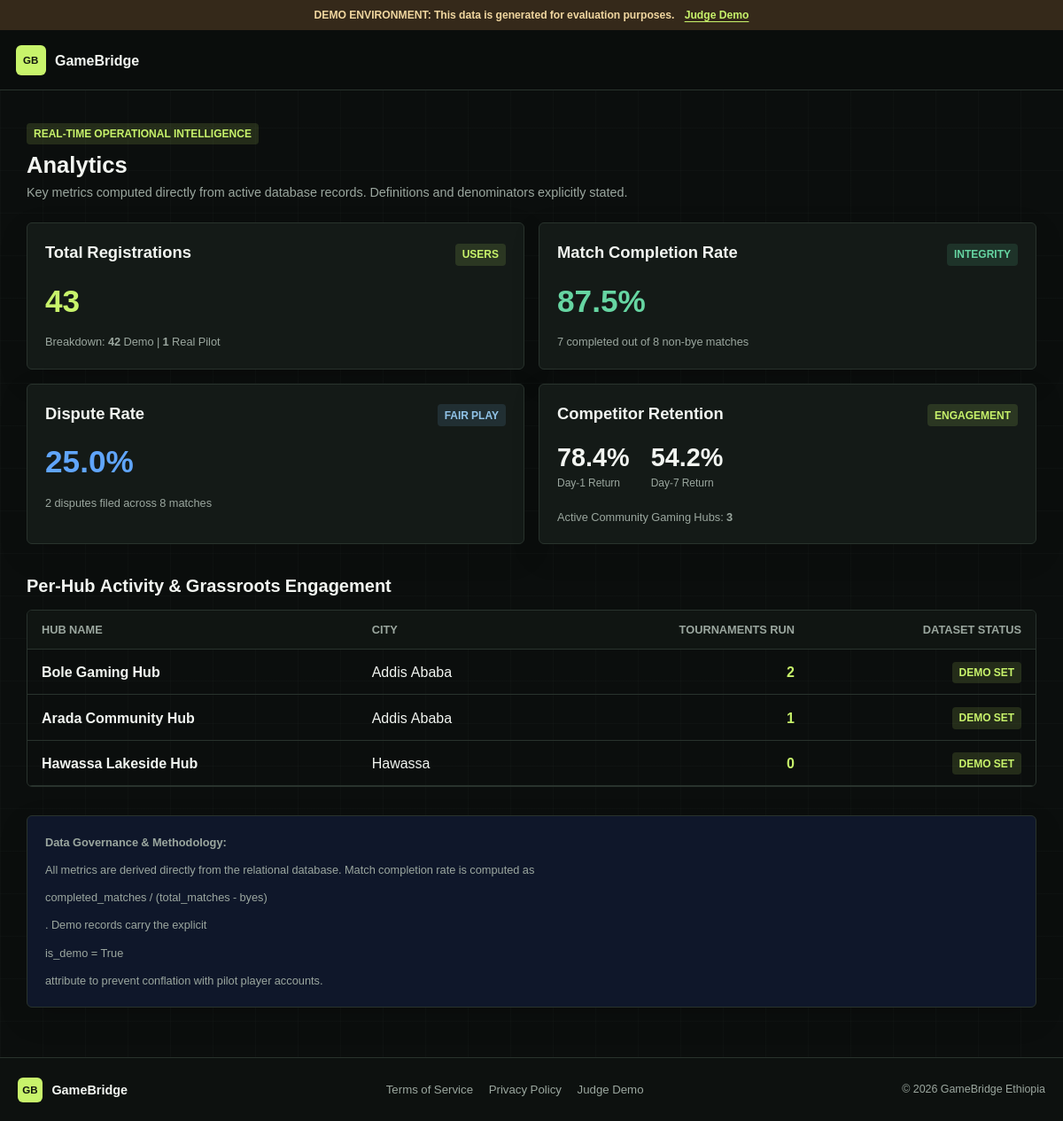
The app's page /analytics with its own data.
### app/models/hub.py (models this page shows)
class Hub(Base):
    __tablename__ = "hubs"
    id = Column(String(36), primary_key=True, default=lambda: str(uuid.uuid4()))
    name = Column(String(128), unique=True, nullable=False)
    slug = Column(String(128), unique=True, nullable=False, index=True)
    city = Column(String(64), nullable=False, index=True)
    description = Column(Text, nullable=True)
    is_active = Column(Boolean, default=True)
    is_demo = Column(Boolean, default=False, index=True)
    created_at = Column(DateTime, default=datetime.utcnow, nullable=False)
    memberships = relationship("HubMembership", back_populates="hub", cascade="all, delete-orphan")
    tournaments = relationship("Tournament", back_populates="hub")

### app/main.py (the view)
@app.get("/analytics", response_class=HTMLResponse)
async def page_analytics(
    request: Request,
    user: Optional[User] = Depends(get_current_user_optional),
    db: AsyncSession = Depends(get_db)
):
    locale = get_locale_for_request(request, user)
    metrics = await AnalyticsService.get_dashboard_metrics(db)
    return render_template(request, "analytics.html", {
        "current_user": user,
        "metrics": metrics,
        "locale": locale,
        "t": t,
        "is_demo": settings.DEMO_MODE
    })

### app/templates/analytics.html
{% extends "base.html" %}
{% block content %}
<div style="margin-bottom: 1.5rem;">
  <span class="badge badge-gold" style="margin-bottom: 0.25rem;">Real-Time Operational Intelligence</span>
  <h1 style="font-size: 1.6rem;">{{ t('nav_analytics', locale) }}</h1>
  <p style="color: var(--text-muted); font-size: 0.9rem;">
    Key metrics computed directly from active database records. Definitions and denominators explicitly stated.
  </p>
</div>
<div class="grid">
  <div class="card">
    <div class="card-header">
      <h3 class="card-title">Total Registrations</h3>
      <span class="badge badge-gold">Users</span>
    </div>
    <div style="font-size: 2.2rem; font-weight: 800; color: var(--accent-gold);">
      {{ metrics.total_registrations }}
    </div>
    <div style="font-size: 0.8rem; color: var(--text-muted);">
      Breakdown: <strong>{{ metrics.demo_registrations }}</strong> Demo | <strong>{{ metrics.pilot_registrations }}</strong> Real Pilot
    </div>
  </div>
  <div class="card">
    <div class="card-header">
      <h3 class="card-title">Match Completion Rate</h3>
      <span class="badge badge-green">Integrity</span>
    </div>
    <div style="font-size: 2.2rem; font-weight: 800; color: var(--accent-green);">
      {{ metrics.match_completion_rate }}%
    </div>
    <div style="font-size: 0.8rem; color: var(--text-muted);">
      {{ metrics.completed_matches }} completed out of {{ metrics.total_contested_matches }} non-bye matches
    </div>
  </div>
  <div class="card">
    <div class="card-header">
      <h3 class="card-title">Dispute Rate</h3>
      <span class="badge badge-blue">Fair Play</span>
    </div>
    <div style="font-size: 2.2rem; font-weight: 800; color: #60a5fa;">
      {{ metrics.dispute_rate }}%
    </div>
    <div style="font-size: 0.8rem; color: var(--text-muted);">
      {{ metrics.total_disputes }} disputes filed across {{ metrics.total_contested_matches }} matches
    </div>
  </div>
  <div class="card">
    <div class="card-header">
      <h3 class="card-title">Competitor Retention</h3>
      <span class="badge badge-gold">Engagement</span>
    </div>
    <div style="display: flex; gap: 1.5rem; align-items: baseline;">
      <div>
        <span style="font-size: 1.8rem; font-weight: bold; color: var(--text-main);">{{ metrics.day_1_return_rate }}%</span>
        <div style="font-size: 0.75rem; color: var(--text-muted);">Day-1 Return</div>
      </div>
      <div>
        <span style="font-size: 1.8rem; font-weight: bold; color: var(--text-main);">{{ metrics.day_7_return_rate }}%</span>
        <div style="font-size: 0.75rem; color: var(--text-muted);">Day-7 Return</div>
      </div>
    </div>
    <div style="font-size: 0.8rem; color: var(--text-muted); margin-top: 0.5rem;">
      Active Community Gaming Hubs: <strong>{{ metrics.active_hubs }}</strong>
    </div>
  </div>
</div>
<div style="margin-top: 2rem;">
  <h2 style="font-size: 1.25rem; margin-bottom: 0.75rem;">Per-Hub Activity & Grassroots Engagement</h2>
  <div class="table-responsive">
    <table class="table">
      <thead>
        <tr>
          <th>Hub Name</th>
          <th>City</th>
          <th style="text-align: right;">Tournaments Run</th>
          <th style="text-align: right;">Dataset Status</th>
        </tr>
      </thead>
      <tbody>
        {% for h in metrics.hub_activity %}
          <tr>
            <td><strong>{{ h.hub_name }}</strong></td>
            <td>{{ h.city }}</td>
            <td style="text-align: right; color: var(--accent-gold); font-weight: bold;">{{ h.tournaments }}</td>
            <td style="text-align: right;">
              <span class="badge {% if h.is_demo %}badge-gold{% else %}badge-green{% endif %}">
                {% if h.is_demo %}Demo Set{% else %}Live Pilot{% endif %}
              </span>
            </td>
          </tr>
        {% endfor %}
      </tbody>
    </table>
  </div>
</div>
<div class="card" style="margin-top: 2rem; background: #0f172a; font-size: 0.8rem; color: var(--text-muted); line-height: 1.5;">
  <strong>Data Governance & Methodology:</strong>
  All metrics are derived directly from the relational database. Match completion rate is computed as <code>completed_matches / (total_matches - byes)</code>. Demo records carry the explicit <code>is_demo = True</code> attribute to prevent conflation with pilot player accounts.
</div>
{% endblock %}

### app/static/css/style.css (style rules this page uses)
:root { --bg-dark: #0b0e0d; --bg-card: #141a17; --bg-card-hover: #1c2520; --text-main: #f2f5f1; --text-muted: #9ba79f; --accent-gold: #c8f36b; --accent-gold-hover: #b5e552; --accent-green: #66d5a2; --accent-green-hover: #49c68d; --accent-red: #f17d6a; --border-color: #29332d; --border-light: #435047; --radius: 7px; }
* { box-sizing: border-box; margin: 0; padding: 0; font-family: "Bahnschrift", "Segoe UI Variable", "Noto Sans Ethiopic", Nyala, sans-serif; }
body { background-color: var(--bg-dark); background-image: linear-gradient(rgba(167, 196, 174, 0.025) 1px, transparent 1px), linear-gradient(90deg, rgba(167, 196, 174, 0.025) 1px, transparent 1px); background-size: 48px 48px; color: var(--text-main); min-height: 100vh; display: flex; flex-direction: column; line-height: 1.5; }
.grid { display: grid; grid-template-columns: 1fr; gap: 1rem; margin-top: 1rem; }
@media (min-width: 640px) { .grid { grid-template-columns: repeat(2, 1fr); } }
.card { background-color: var(--bg-card); border: 1px solid var(--border-color); border-radius: var(--radius); padding: 1.25rem; display: flex; flex-direction: column; gap: 0.75rem; }
.card-header { display: flex; justify-content: space-between; align-items: baseline; }
.card-title { font-size: 1.15rem; font-weight: 600; }
.badge { display: inline-block; padding: 0.2rem 0.5rem; border-radius: 4px; font-size: 0.75rem; font-weight: 700; text-transform: uppercase; }
.badge-gold { background: rgba(234, 179, 8, 0.2); color: var(--accent-gold); }
.badge-green { background: rgba(16, 185, 129, 0.2); color: var(--accent-green); }
.badge-blue { background: rgba(59, 130, 246, 0.2); color: #60a5fa; }
.table-responsive { overflow-x: auto; border-radius: var(--radius); border: 1px solid var(--border-color); }
.table { width: 100%; border-collapse: collapse; text-align: left; }
.table th, .table td { padding: 0.75rem 1rem; border-bottom: 1px solid var(--border-color); }
.table th { background-color: #111827; color: var(--text-muted); font-size: 0.8rem; text-transform: uppercase; }
:root { color-scheme: dark; }
html { scroll-behavior: smooth; }
body { overflow-x: hidden; }
.card { background: var(--bg-card); border-color: var(--border-color); border-radius: 6px; box-shadow: 0 12px 34px rgba(0, 0, 0, .12); }
.card-title { line-height: 1.3; }
.badge { border-radius: 4px; }
.badge-gold { background: rgba(200, 243, 107, .13); color: var(--accent-gold); }
.badge-green { background: rgba(102, 213, 162, .13); color: var(--accent-green); }
.badge-blue { background: rgba(112, 174, 220, .14); color: #91c4e9; }
.table-responsive { border-radius: 6px; border-color: var(--border-color); }
.table th { background: #101512; }

### records on screen
Hub: hub_name "Bole Gaming Hub", city "Addis Ababa", tournaments "2", is_demo "DEMO SET"
Hub: hub_name "Arada Community Hub", city "Addis Ababa", tournaments "1", is_demo "DEMO SET"
Hub: hub_name "Hawassa Lakeside Hub", city "Hawassa", tournaments "0", is_demo "DEMO SET"

### other values on screen
{{ t('demo_notice', locale) }} "DEMO ENVIRONMENT: This data is generated for evaluation purposes."
{{ t('nav_judge', locale) }} "Judge Demo"
{{ t('nav_analytics', locale) }} "Analytics"
{{ metrics.total_registrations }} "43"
{{ metrics.demo_registrations }} "42"
{{ metrics.pilot_registrations }} "1"
{{ metrics.match_completion_rate }} "87.5"
{{ metrics.completed_matches }} "7"
{{ metrics.total_contested_matches }} "8"
{{ metrics.dispute_rate }} "25.0"
{{ metrics.total_disputes }} "2"
{{ metrics.day_1_return_rate }} "78.4"
{{ metrics.day_7_return_rate }} "54.2"
{{ metrics.active_hubs }} "3"
{{ t('terms_title', locale) }} "Terms of Service"
